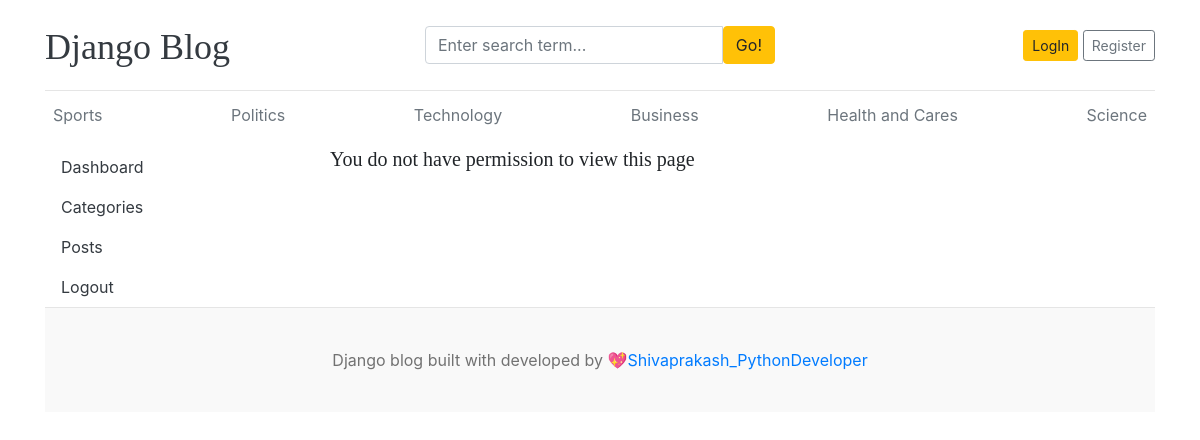
The page /dashboard/users/ on the database its author committed.
### blogs/models.py (models this page shows, shortened)
class Category(models.Model):
    category_name = models.CharField(max_length=50 , unique=True)
    created_at = models.DateTimeField(auto_now_add = True)
    updated_at = models.DateTimeField(auto_now=True)
    class Meta:
        verbose_name_plural = 'categories'

### dashboards/views.py (the view)
# urls.py: path('users/',views.users, name='users'),
def users(request):
    users = User.objects.all()
    context = {
        'users': users,
    }
    return render(request, 'dashboard/users.html', context)

### blogs/context_processors.py (called while the page is built)
def get_categories(request):
    categories = Category.objects.all()
    return dict(categories=categories)

def get_social_links(request):
    social_links = SocialLink.objects.all()
    return dict(social_links=social_links)

### templates/dashboard/users.html
{% extends "base.html" %}
{% block content %}
<div class="row">
    {% include 'dashboard/sidebar.html' %}
    <div class="col-md-9">
        {% if perms.auth.view_user %}
        <h2>All Users</h2>
        <a href="{% url 'add_user' %}" class="btn btn-dark text-light float-right mb-2">Add User</a>
        <table class="table table-hover">
            <thead>
                <tr>
                <th >#</th>
                <th>Full Name</th>
                <th>Username</th>
                <th>Email</th>
                <th>Active</th>
                <th>Staff</th>
                <th>Superuser</th>
                <th>Action</th>
            </tr>
            </thead>
        <tbody>
            {% for user in users %}
            <tr>
            <td>{{ forloop.counter }}</td>
            <td> {{ user.first_name }} {{user.last_name}} </td>
            <td> {{ user.username }} </td>
            <td> {{ user.email }} </td>
            <td> {% if user.is_active %}<i class="fa fa-check text-success"></i>{% else %} <i class="fa fa-times text-danger"></i> {% endif %} </td>
            <td> {% if user.is_staff %}<i class="fa fa-check text-success"></i>{% else %} <i class="fa fa-times text-danger"></i> {% endif %} </td>
            <td> {% if user.is_superuser %}<i class="fa fa-check text-success"></i>{% else %} <i class="fa fa-times text-danger"></i> {% endif %} </td>
            <td>
                <a href="{% url 'edit_user' user.id %}"><i class="fa fa-edit text-success"></i></a>
                &nbsp;
                <a href="{% url 'delete_user' user.id %}"><i class="fa fa-trash text-danger"></i></a>
            </td>
            </tr>
            {% endfor %}
        </tbody>
        </table >
        {% else %}
        <h5>You do not have permission to view this page</h5>
        {% endif %}
    </div>
</div>
{% endblock  %}

### templates/base.html (shortened to what this page needs)
{% load static %}
<!DOCTYPE html>
<html lang="en">
<head>
    <link href="https://getbootstrap.com/docs/4.0/dist/css/bootstrap.min.css" rel="stylesheet">
    <link href="{% static 'css/blog.css' %}" rel="stylesheet">
    <link rel="stylesheet" href="https://cdnjs.cloudflare.com/ajax/libs/font-awesome/4.7.0/css/font-awesome.min.css">
  </head>
<body>
    <div class="container">
      <header class="blog-header py-3">
        <div class="row flex-nowrap justify-content-between align-items-center">
          <div class="col-4 pt-1">
            <a class="blog-header-logo text-dark" href="/">Django Blog</a>
          </div>
          <div class='col-4'>
            <form action="{% url "search" %}" method="GET">
              <div class="input-group">
                <input class="form-control" type="text" name='keyword' value="{{keyword}}" placeholder="Enter search term..." aria-label="Enter search term..." aria-describedby="button-search" />
                <button type='submit' class="btn btn-warning" id="button-search" type="button">Go!</button>
              </div>
            </form>
          </div>
          <div class="col-4 d-flex justify-content-end align-items-center">
            {% if  not user.is_authenticated %}
            <a class="btn btn-sm btn-warning" href="{% url 'login' %}">LogIn</a> &nbsp;
            <a class="btn btn-sm btn-outline-secondary" href="{% url 'register' %}">Register</a>
            {% else %}
            <span><a href="{% url 'dashboards' %}">Dashboard</a></span>
            &emsp;
            <span><a href="{% url 'logout' %}">Logout</a></span>
            {% endif %}
          </div>
        </div>
      </header>
      <div class="nav-scroller py-1 mb-2">
        <nav class="nav d-flex justify-content-between">
          {% for cat in categories %}
          <a class="p-2 text-muted" href="{% url 'posts_by_category' cat.id %}">{{ cat.category_name }}</a>
          {% endfor %}
        </nav>
      </div>
{% block content%}
{% endblock %}
<footer class="blog-footer">
  <p>Django blog built with developed by <a href="#">💖Shivaprakash_PythonDeveloper</a></p>
</footer>
</body>
</html>

### blog_main/static/css/blog.css (style rules this page uses)
.blog-header { border-bottom: 1px solid #e5e5e5; }
.blog-header-logo { font-family: "Playfair Display", Georgia, "Times New Roman", serif ; font-size: 2.25rem; }
h1, h2, h3, h4, h5, h6 { font-family: "Playfair Display", Georgia, "Times New Roman", serif ; }
.blog-footer { padding: 2.5rem 0; color: #727272; text-align: center; background-color: #f9f9f9; border-top: .05rem solid #e5e5e5; }
.blog-footer p:last-child { margin-bottom: 0; }

### rows shown on the page
Category: category_name "Sports"
Category: category_name "Politics"
Category: category_name "Technology"
Category: category_name "Business"
Category: category_name "Health and Cares"
Category: category_name "Science"
